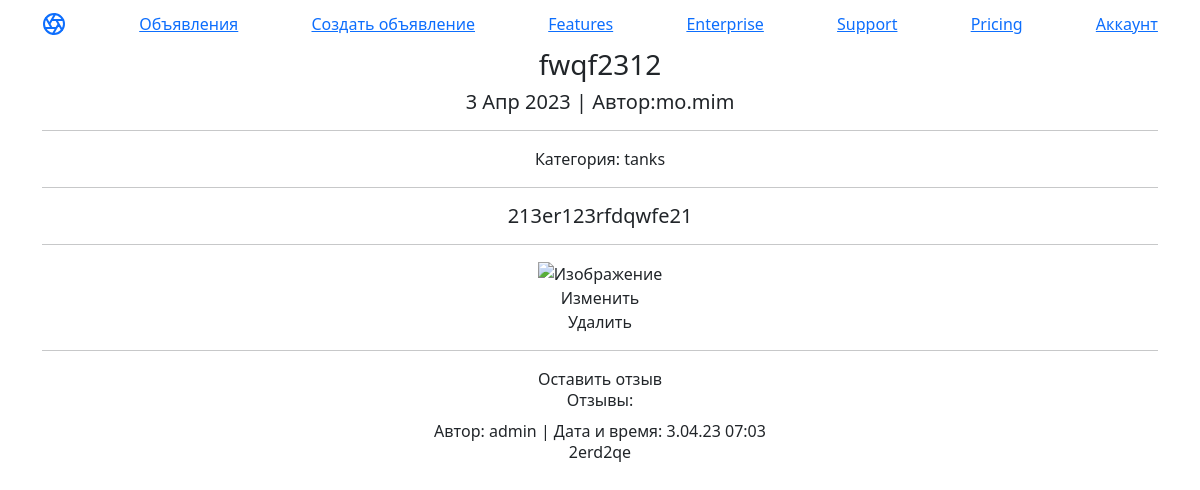
Before: /ads/6 with the older database file.
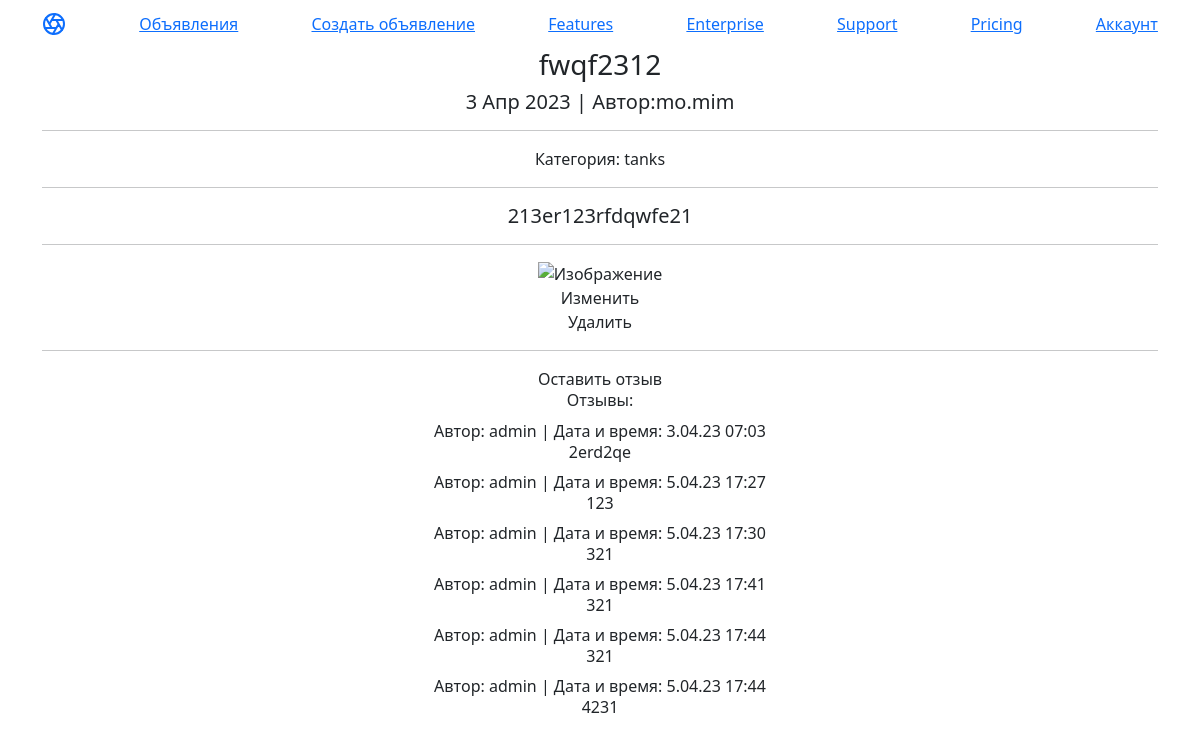
After: the same page with the newer database file.
### ads/models.py (models this page shows, shortened)
class Response(models.Model):
    ad = models.ForeignKey(Ad, on_delete=models.CASCADE, related_name='response')
    author = models.ForeignKey(User, on_delete=models.CASCADE)
    date_create = models.DateTimeField(auto_now_add=True)
    text = models.TextField()
    accept = models.BooleanField(default=False)

### ads/views.py (the view)
# urls.py: path('<int:pk>', AdDetail.as_view(), name='ad'),
class AdDetail(DetailView):
    model = Ad
    template_name = 'ads/ad.html'
    context_object_name = 'ad'
    def get_context_data(self, **kwargs):
        context = super().get_context_data(**kwargs)
        ad = self.get_object().id
        responses = Response.objects.filter(ad=ad)
        context['response'] = responses
        return context

### templates/ads/ad.html (shortened to what this page needs)
{% extends 'ads/default.html' %}
{% block content %}
<h3>{{ ad.title }}</h3>
<h5>{{ ad.date_create|date:'j M Y' }} | Автор:{{ ad.author }}</h5>
    <hr>
    <h8>Категория: {{ ad.category }} </h8>
<hr>
<h5>{{ ad.text }}</h5>
<hr>
<img src=" {{ ad.content.name }}" alt="Изображение">
<a class="nav-link" href="{{ ad.id }}/update ">Изменить</a>
<a class="nav-link" href="{{ ad.id }}/delete ">Удалить</a>
<hr>
<a class="nav-link" href="{{ ad.id }}/res_create ">Оставить отзыв</a>
  <h6>Отзывы:</h6>
        {% for res in response %}
            {% if res.accept %}
                <h8>Автор: {{ res.author }} | Дата и время: {{ res.date_create|date:'j.m.y H:i' }}</h8>
                <h6>{{ res.text }}</h6>
            {% endif %}
        {% endfor %}
{% endblock %}

Changed rows visible on the page:
now on this page (row edited): Response: author "admin", date_create "5.04.23 17:27", text "123"
now on this page (row edited): Response: author "admin", date_create "5.04.23 17:30", text "321"
now on this page (row edited): Response: author "admin", date_create "5.04.23 17:41", text "321"
now on this page (row edited): Response: author "admin", date_create "5.04.23 17:44", text "321"
now on this page (row edited): Response: author "admin", date_create "5.04.23 17:44", text "4231"
